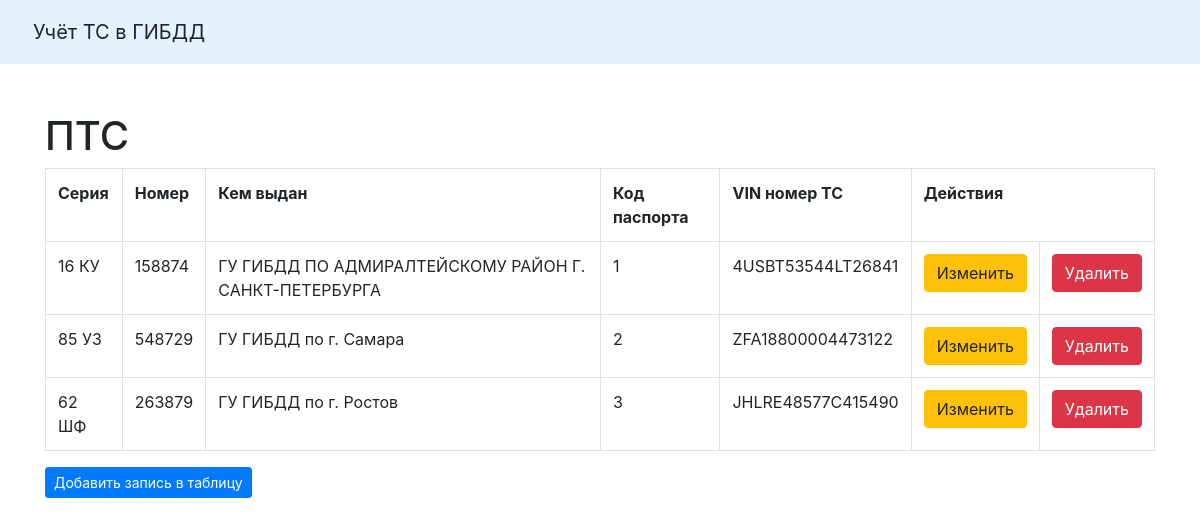
Screenshot of /pts with the database file from the repository.
### app.py (models this page shows, shortened)
class Pts(db.Model):
    pts_code = db.Column(db.Integer, primary_key=True)
    passport_code = db.Column(db.Integer, nullable=False)
    vin_number = db.Column(db.String(120), nullable=False)
    series = db.Column(db.String(120), nullable=False)
    number = db.Column(db.String(120), nullable=False)
    issued_who = db.Column(db.String(120))

### app.py (the view)
@app.route('/pts')
def pts():
    pts = Pts.query.order_by(Pts.pts_code).all()
    return render_template('pts.html', pts=pts)

### templates/pts.html (shortened to what this page needs)
{% extends 'base.html' %}
{% block body %}
    <div class="container mt-5">
        <h1>ПТС</h1>
        <table class="table table-bordered">
            <tr>
                <th>Серия</th>
                <th>Номер</th>
                <th>Кем выдан</th>
                <th>Код паспорта</th>
                <th>VIN номер ТС</th>
                <th colspan="2"> Действия </th>
            </tr>
            {% for el in pts %}
                <tr>
                    <td>{{ el.series }}</td>
                    <td>{{ el.number }}</td>
                    <td>{{ el.issued_who }}</td>
                    <td>{{ el.passport_code }}</td>
                    <td>{{ el.vin_number }}</td>
                    <td><a href="/pts/{{ el.pts_code }}/update" class="btn btn-warning" type="button">Изменить</a></td>
                    <td><a href="/pts/{{ el.pts_code }}/delete" class="btn btn-danger" type="button">Удалить</a></td>
                </tr>
            {% endfor %}
        </table>
        <a href="/pts/add"  type="button" class="btn btn-primary btn-sm">Добавить запись в таблицу</a>
    </div>
{% endblock %}

### templates/base.html (shortened to what this page needs)
<!DOCTYPE html>
<html lang="ru">
<head>
    <link rel="stylesheet" href="https://stackpath.bootstrapcdn.com/bootstrap/4.5.0/css/bootstrap.min.css">
</head>
<body>
    <nav class="navbar navbar-light" style="background-color: #e3f2fd;>
        <div class="d-flex flex-column flex-md-row align-items-center p-3 px-md-4 mb-3 bg-white border-bottom box-shadow">
            <h5 class="my-0 mr-md-auto font-weight-normal"><a class="btn btn-lighty  btn-lg" href="/">Учёт ТС в ГИБДД</a> </h5>
    </nav>
    {% block body %} {% endblock %}
</body>
</html>

### rows the page displays
Pts: series "16 КУ", number "158874", issued_who "ГУ ГИБДД ПО АДМИРАЛТЕЙСКОМУ РАЙОН Г. САНКТ-ПЕТЕРБУРГА", passport_code "1", vin_number "4USBT53544LT26841"
Pts: series "85 УЗ", number "548729", issued_who "ГУ ГИБДД по г. Самара", passport_code "2", vin_number "ZFA18800004473122"
Pts: series "62 ШФ", number "263879", issued_who "ГУ ГИБДД по г. Ростов", passport_code "3", vin_number "JHLRE48577C415490"
